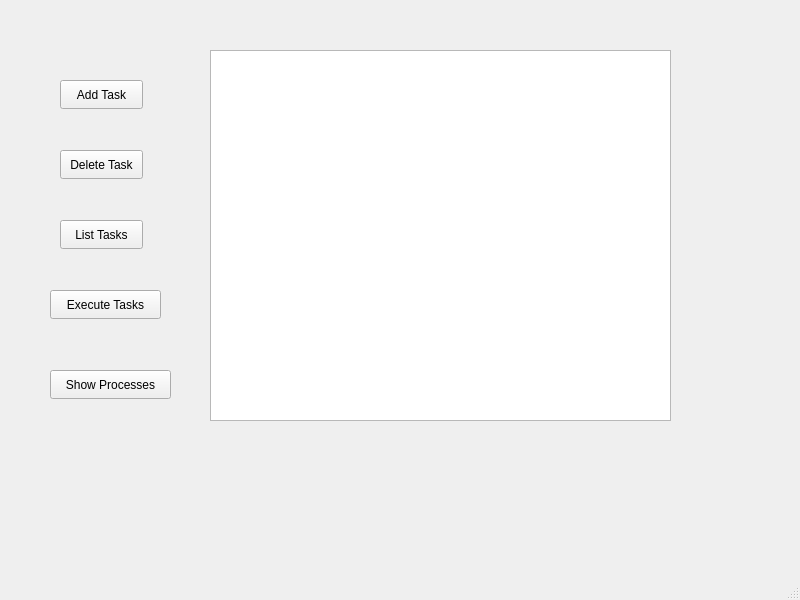
<?xml version="1.0" encoding="UTF-8"?>
<ui version="4.0">
 <class>MainWindow</class>
 <widget class="QMainWindow" name="MainWindow">
  <property name="geometry">
   <rect>
    <x>0</x>
    <y>0</y>
    <width>800</width>
    <height>600</height>
   </rect>
  </property>
  <property name="windowTitle">
   <string>MainWindow</string>
  </property>
  <widget class="QWidget" name="centralwidget">
   <widget class="QListWidget" name="taskListWidget">
    <property name="geometry">
     <rect>
      <x>210</x>
      <y>50</y>
      <width>461</width>
      <height>371</height>
     </rect>
    </property>
    <property name="autoFillBackground">
     <bool>true</bool>
    </property>
   </widget>
   <widget class="QPushButton" name="addTaskButton">
    <property name="geometry">
     <rect>
      <x>60</x>
      <y>80</y>
      <width>83</width>
      <height>29</height>
     </rect>
    </property>
    <property name="text">
     <string>Add Task</string>
    </property>
   </widget>
   <widget class="QPushButton" name="deleteTaskButton">
    <property name="geometry">
     <rect>
      <x>60</x>
      <y>150</y>
      <width>83</width>
      <height>29</height>
     </rect>
    </property>
    <property name="text">
     <string>Delete Task</string>
    </property>
   </widget>
   <widget class="QPushButton" name="listTasksButton">
    <property name="geometry">
     <rect>
      <x>60</x>
      <y>220</y>
      <width>83</width>
      <height>29</height>
     </rect>
    </property>
    <property name="text">
     <string>List Tasks</string>
    </property>
   </widget>
   <widget class="QPushButton" name="executeTasksButton">
    <property name="geometry">
     <rect>
      <x>50</x>
      <y>290</y>
      <width>111</width>
      <height>29</height>
     </rect>
    </property>
    <property name="text">
     <string>Execute Tasks</string>
    </property>
   </widget>
   <widget class="QPushButton" name="showProcessesButton">
    <property name="geometry">
     <rect>
      <x>50</x>
      <y>370</y>
      <width>121</width>
      <height>29</height>
     </rect>
    </property>
    <property name="text">
     <string>Show Processes</string>
    </property>
   </widget>
  </widget>
  <widget class="QMenuBar" name="menubar">
   <property name="geometry">
    <rect>
     <x>0</x>
     <y>0</y>
     <width>800</width>
     <height>25</height>
    </rect>
   </property>
  </widget>
  <widget class="QStatusBar" name="statusbar"/>
 </widget>
 <resources/>
 <connections/>
</ui>
